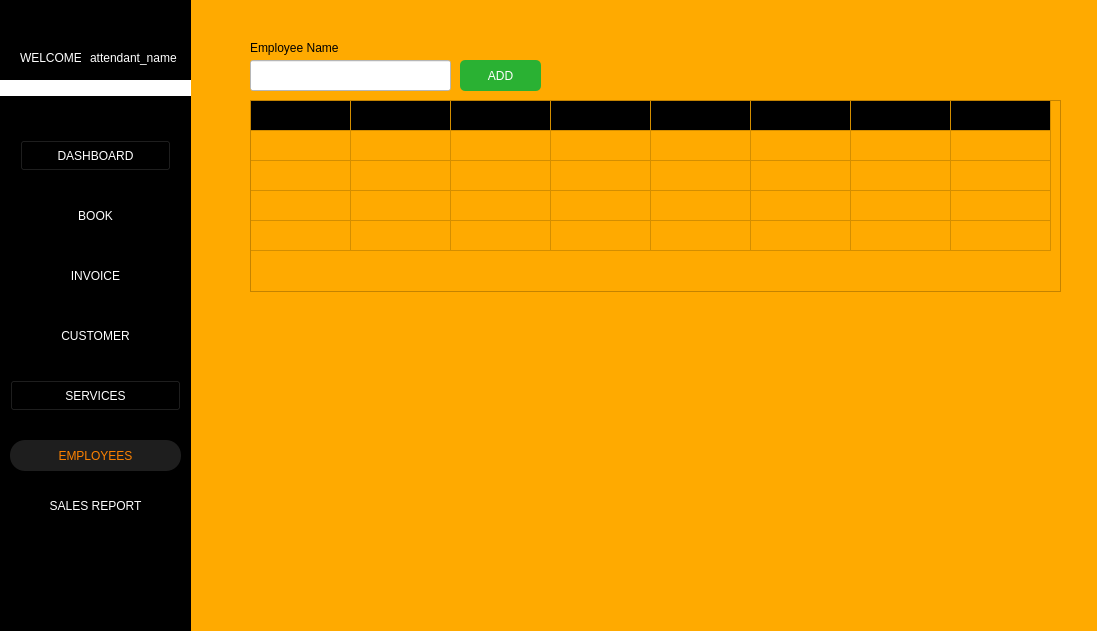
<?xml version="1.0" encoding="UTF-8"?>
<ui version="4.0">
 <class>Form</class>
 <widget class="QWidget" name="Form">
  <property name="geometry">
   <rect>
    <x>0</x>
    <y>0</y>
    <width>1097</width>
    <height>631</height>
   </rect>
  </property>
  <property name="windowTitle">
   <string>Form</string>
  </property>
  <property name="styleSheet">
   <string notr="true">background-color: rgb(255, 170, 0);</string>
  </property>
  <widget class="QLabel" name="label_241">
   <property name="geometry">
    <rect>
     <x>250</x>
     <y>40</y>
     <width>261</width>
     <height>16</height>
    </rect>
   </property>
   <property name="text">
    <string>Employee Name</string>
   </property>
  </widget>
  <widget class="QLineEdit" name="txt_employeename">
   <property name="geometry">
    <rect>
     <x>250</x>
     <y>60</y>
     <width>201</width>
     <height>31</height>
    </rect>
   </property>
   <property name="styleSheet">
    <string notr="true">background-color: rgb(255, 255, 255);</string>
   </property>
   <property name="text">
    <string/>
   </property>
   <property name="clearButtonEnabled">
    <bool>false</bool>
   </property>
  </widget>
  <widget class="QLabel" name="btn_search_employee">
   <property name="geometry">
    <rect>
     <x>420</x>
     <y>66</y>
     <width>21</width>
     <height>20</height>
    </rect>
   </property>
   <property name="autoFillBackground">
    <bool>false</bool>
   </property>
   <property name="styleSheet">
    <string notr="true">display: flex;
background-color: rgb(255, 255, 255);</string>
   </property>
   <property name="text">
    <string/>
   </property>
   <property name="pixmap">
    <pixmap>img/search.png</pixmap>
   </property>
   <property name="scaledContents">
    <bool>true</bool>
   </property>
  </widget>
  <widget class="QPushButton" name="btn_employee_add">
   <property name="geometry">
    <rect>
     <x>460</x>
     <y>60</y>
     <width>81</width>
     <height>31</height>
    </rect>
   </property>
   <property name="styleSheet">
    <string notr="true">color: rgb(255, 255, 255);
background-color: rgb(42, 177, 51);
border-radius: 5px;
</string>
   </property>
   <property name="text">
    <string>ADD</string>
   </property>
   <property name="icon">
    <iconset>
     <normaloff>img/plus-button.png</normaloff>img/plus-button.png</iconset>
   </property>
  </widget>
  <widget class="QTableWidget" name="tbl_employee">
   <property name="geometry">
    <rect>
     <x>250</x>
     <y>100</y>
     <width>811</width>
     <height>192</height>
    </rect>
   </property>
   <property name="rowCount">
    <number>5</number>
   </property>
   <property name="columnCount">
    <number>8</number>
   </property>
   <attribute name="horizontalHeaderVisible">
    <bool>false</bool>
   </attribute>
   <attribute name="horizontalHeaderHighlightSections">
    <bool>false</bool>
   </attribute>
   <attribute name="verticalHeaderVisible">
    <bool>false</bool>
   </attribute>
   <attribute name="verticalHeaderHighlightSections">
    <bool>false</bool>
   </attribute>
   <row/>
   <row/>
   <row/>
   <row/>
   <row/>
   <column/>
   <column/>
   <column/>
   <column/>
   <column/>
   <column/>
   <column/>
   <column/>
   <item row="0" column="0">
    <property name="text">
     <string>NAME </string>
    </property>
    <property name="textAlignment">
     <set>AlignCenter</set>
    </property>
    <property name="background">
     <brush brushstyle="SolidPattern">
      <color alpha="255">
       <red>0</red>
       <green>0</green>
       <blue>0</blue>
      </color>
     </brush>
    </property>
    <property name="foreground">
     <brush brushstyle="NoBrush">
      <color alpha="255">
       <red>255</red>
       <green>255</green>
       <blue>255</blue>
      </color>
     </brush>
    </property>
   </item>
   <item row="0" column="1">
    <property name="text">
     <string>EMPLOYEE TYPE</string>
    </property>
    <property name="textAlignment">
     <set>AlignCenter</set>
    </property>
    <property name="background">
     <brush brushstyle="SolidPattern">
      <color alpha="255">
       <red>0</red>
       <green>0</green>
       <blue>0</blue>
      </color>
     </brush>
    </property>
    <property name="foreground">
     <brush brushstyle="NoBrush">
      <color alpha="255">
       <red>255</red>
       <green>255</green>
       <blue>255</blue>
      </color>
     </brush>
    </property>
   </item>
   <item row="0" column="2">
    <property name="text">
     <string>MOBILE</string>
    </property>
    <property name="textAlignment">
     <set>AlignCenter</set>
    </property>
    <property name="background">
     <brush brushstyle="SolidPattern">
      <color alpha="255">
       <red>0</red>
       <green>0</green>
       <blue>0</blue>
      </color>
     </brush>
    </property>
    <property name="foreground">
     <brush brushstyle="NoBrush">
      <color alpha="255">
       <red>255</red>
       <green>255</green>
       <blue>255</blue>
      </color>
     </brush>
    </property>
   </item>
   <item row="0" column="3">
    <property name="text">
     <string>EMAIL</string>
    </property>
    <property name="textAlignment">
     <set>AlignCenter</set>
    </property>
    <property name="background">
     <brush brushstyle="SolidPattern">
      <color alpha="255">
       <red>0</red>
       <green>0</green>
       <blue>0</blue>
      </color>
     </brush>
    </property>
    <property name="foreground">
     <brush brushstyle="NoBrush">
      <color alpha="255">
       <red>255</red>
       <green>255</green>
       <blue>255</blue>
      </color>
     </brush>
    </property>
   </item>
   <item row="0" column="4">
    <property name="text">
     <string>ADDRESS</string>
    </property>
    <property name="textAlignment">
     <set>AlignCenter</set>
    </property>
    <property name="background">
     <brush brushstyle="SolidPattern">
      <color alpha="255">
       <red>0</red>
       <green>0</green>
       <blue>0</blue>
      </color>
     </brush>
    </property>
    <property name="foreground">
     <brush brushstyle="NoBrush">
      <color alpha="255">
       <red>255</red>
       <green>255</green>
       <blue>255</blue>
      </color>
     </brush>
    </property>
   </item>
   <item row="0" column="5">
    <property name="text">
     <string>GENDER</string>
    </property>
    <property name="textAlignment">
     <set>AlignCenter</set>
    </property>
    <property name="background">
     <brush brushstyle="SolidPattern">
      <color alpha="255">
       <red>0</red>
       <green>0</green>
       <blue>0</blue>
      </color>
     </brush>
    </property>
    <property name="foreground">
     <brush brushstyle="NoBrush">
      <color alpha="255">
       <red>255</red>
       <green>255</green>
       <blue>255</blue>
      </color>
     </brush>
    </property>
   </item>
   <item row="0" column="6">
    <property name="text">
     <string>DATE OF BIRTH</string>
    </property>
    <property name="textAlignment">
     <set>AlignCenter</set>
    </property>
    <property name="background">
     <brush brushstyle="SolidPattern">
      <color alpha="255">
       <red>0</red>
       <green>0</green>
       <blue>0</blue>
      </color>
     </brush>
    </property>
    <property name="foreground">
     <brush brushstyle="NoBrush">
      <color alpha="255">
       <red>255</red>
       <green>255</green>
       <blue>255</blue>
      </color>
     </brush>
    </property>
   </item>
   <item row="0" column="7">
    <property name="text">
     <string>STATUS</string>
    </property>
    <property name="textAlignment">
     <set>AlignCenter</set>
    </property>
    <property name="background">
     <brush brushstyle="SolidPattern">
      <color alpha="255">
       <red>0</red>
       <green>0</green>
       <blue>0</blue>
      </color>
     </brush>
    </property>
    <property name="foreground">
     <brush brushstyle="NoBrush">
      <color alpha="255">
       <red>255</red>
       <green>255</green>
       <blue>255</blue>
      </color>
     </brush>
    </property>
   </item>
  </widget>
  <widget class="QLabel" name="label_2">
   <property name="geometry">
    <rect>
     <x>0</x>
     <y>80</y>
     <width>191</width>
     <height>16</height>
    </rect>
   </property>
   <property name="styleSheet">
    <string notr="true">background-color: rgb(255, 255, 255);</string>
   </property>
   <property name="text">
    <string/>
   </property>
  </widget>
  <widget class="QLabel" name="label">
   <property name="geometry">
    <rect>
     <x>0</x>
     <y>-10</y>
     <width>191</width>
     <height>641</height>
    </rect>
   </property>
   <property name="styleSheet">
    <string notr="true">background-color: rgb(0, 0, 0);</string>
   </property>
   <property name="text">
    <string/>
   </property>
  </widget>
  <widget class="QPushButton" name="btn_dashboard">
   <property name="geometry">
    <rect>
     <x>20</x>
     <y>140</y>
     <width>151</width>
     <height>31</height>
    </rect>
   </property>
   <property name="styleSheet">
    <string notr="true">color: rgb(255, 255, 255);
background-color: rgb(0, 0, 0);
</string>
   </property>
   <property name="text">
    <string>DASHBOARD</string>
   </property>
  </widget>
  <widget class="QPushButton" name="btn_customer">
   <property name="geometry">
    <rect>
     <x>20</x>
     <y>320</y>
     <width>151</width>
     <height>31</height>
    </rect>
   </property>
   <property name="styleSheet">
    <string notr="true">border-style: none;
color: #fff;
color: rgb(255, 255, 255);
background-color: rgb(0, 0, 0);
</string>
   </property>
   <property name="text">
    <string>CUSTOMER</string>
   </property>
  </widget>
  <widget class="QPushButton" name="btn_invoice_2">
   <property name="geometry">
    <rect>
     <x>20</x>
     <y>260</y>
     <width>151</width>
     <height>31</height>
    </rect>
   </property>
   <property name="styleSheet">
    <string notr="true">border-style: none;
color: rgb(255, 255, 255);
background-color: rgb(0, 0, 0);</string>
   </property>
   <property name="text">
    <string>INVOICE</string>
   </property>
  </widget>
  <widget class="QLabel" name="attendant_name">
   <property name="geometry">
    <rect>
     <x>90</x>
     <y>50</y>
     <width>91</width>
     <height>16</height>
    </rect>
   </property>
   <property name="styleSheet">
    <string notr="true">color: rgb(255, 255, 255);
background-color: rgb(0, 0, 0);</string>
   </property>
   <property name="text">
    <string>attendant_name</string>
   </property>
  </widget>
  <widget class="QLabel" name="label_12">
   <property name="geometry">
    <rect>
     <x>20</x>
     <y>50</y>
     <width>61</width>
     <height>16</height>
    </rect>
   </property>
   <property name="styleSheet">
    <string notr="true">color: rgb(255, 255, 255);
background-color: rgb(0, 0, 0);</string>
   </property>
   <property name="text">
    <string>WELCOME</string>
   </property>
  </widget>
  <widget class="QPushButton" name="btn_employees">
   <property name="geometry">
    <rect>
     <x>10</x>
     <y>440</y>
     <width>171</width>
     <height>31</height>
    </rect>
   </property>
   <property name="styleSheet">
    <string notr="true">border-style: none;
color: #FC8100;
border-radius: 15px;
background-color: #1E1E1E;
</string>
   </property>
   <property name="text">
    <string>EMPLOYEES</string>
   </property>
  </widget>
  <widget class="QPushButton" name="btn_services">
   <property name="geometry">
    <rect>
     <x>10</x>
     <y>380</y>
     <width>171</width>
     <height>31</height>
    </rect>
   </property>
   <property name="styleSheet">
    <string notr="true">color: rgb(255, 255, 255);
background-color: rgb(0, 0, 0);
</string>
   </property>
   <property name="text">
    <string>SERVICES</string>
   </property>
  </widget>
  <widget class="QPushButton" name="btn_settings">
   <property name="geometry">
    <rect>
     <x>0</x>
     <y>590</y>
     <width>31</width>
     <height>24</height>
    </rect>
   </property>
   <property name="styleSheet">
    <string notr="true">border-style: none;
color: rgb(255, 255, 255);
background-color: rgb(0, 0, 0);</string>
   </property>
   <property name="text">
    <string/>
   </property>
   <property name="icon">
    <iconset>
     <normaloff>img/settingsIM.png</normaloff>img/settingsIM.png</iconset>
   </property>
   <property name="iconSize">
    <size>
     <width>20</width>
     <height>20</height>
    </size>
   </property>
  </widget>
  <widget class="QPushButton" name="btn_salesrep">
   <property name="geometry">
    <rect>
     <x>10</x>
     <y>490</y>
     <width>171</width>
     <height>31</height>
    </rect>
   </property>
   <property name="styleSheet">
    <string notr="true">border-style: none;
color: #fff;

color: rgb(255, 255, 255);
background-color: rgb(0, 0, 0);</string>
   </property>
   <property name="text">
    <string>SALES REPORT</string>
   </property>
  </widget>
  <widget class="QPushButton" name="btn_books">
   <property name="geometry">
    <rect>
     <x>20</x>
     <y>200</y>
     <width>151</width>
     <height>31</height>
    </rect>
   </property>
   <property name="styleSheet">
    <string notr="true">border-style: none;
color: #fff;
color: rgb(255, 255, 255);
background-color: rgb(0, 0, 0);

</string>
   </property>
   <property name="text">
    <string>BOOK</string>
   </property>
  </widget>
  <widget class="QLabel" name="label_32">
   <property name="geometry">
    <rect>
     <x>70</x>
     <y>10</y>
     <width>41</width>
     <height>41</height>
    </rect>
   </property>
   <property name="styleSheet">
    <string notr="true">border-style: none;
background-color: black;
</string>
   </property>
   <property name="text">
    <string/>
   </property>
   <property name="pixmap">
    <pixmap>img/ARMS_LGO(1).png</pixmap>
   </property>
   <property name="scaledContents">
    <bool>true</bool>
   </property>
  </widget>
  <zorder>label</zorder>
  <zorder>label_241</zorder>
  <zorder>txt_employeename</zorder>
  <zorder>btn_search_employee</zorder>
  <zorder>btn_employee_add</zorder>
  <zorder>tbl_employee</zorder>
  <zorder>label_2</zorder>
  <zorder>btn_dashboard</zorder>
  <zorder>btn_customer</zorder>
  <zorder>btn_invoice_2</zorder>
  <zorder>attendant_name</zorder>
  <zorder>label_12</zorder>
  <zorder>btn_employees</zorder>
  <zorder>btn_services</zorder>
  <zorder>btn_settings</zorder>
  <zorder>btn_salesrep</zorder>
  <zorder>btn_books</zorder>
  <zorder>label_32</zorder>
 </widget>
 <resources/>
 <connections/>
</ui>
